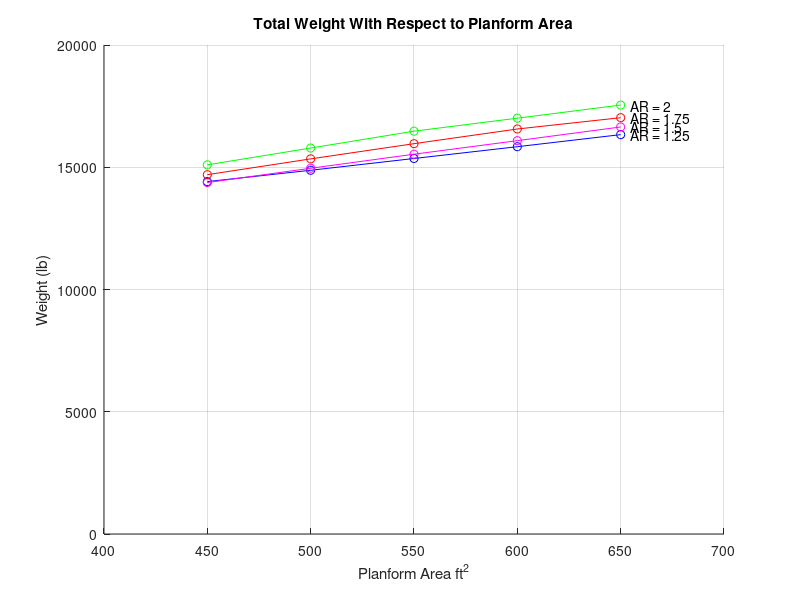
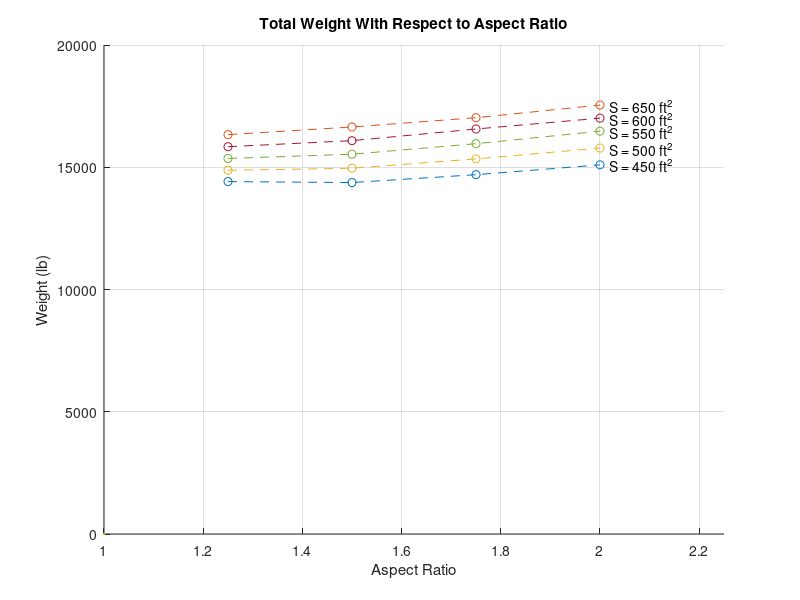
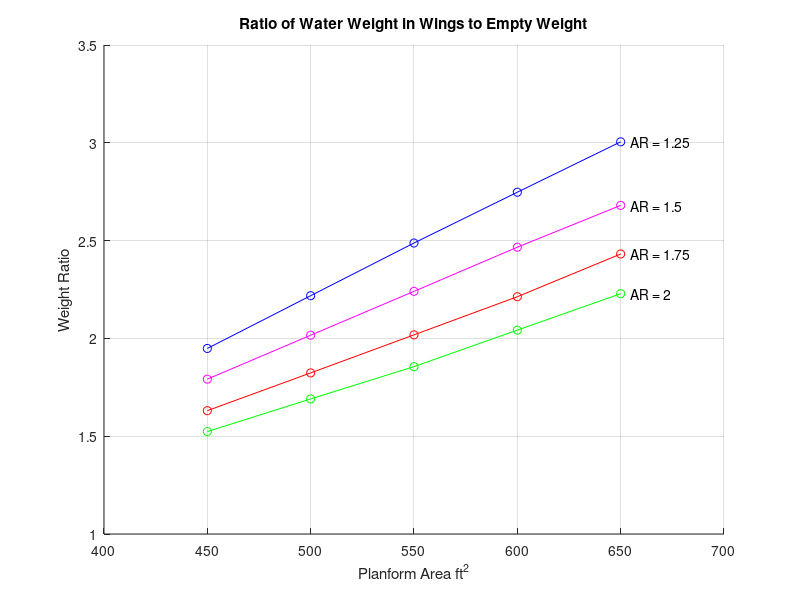
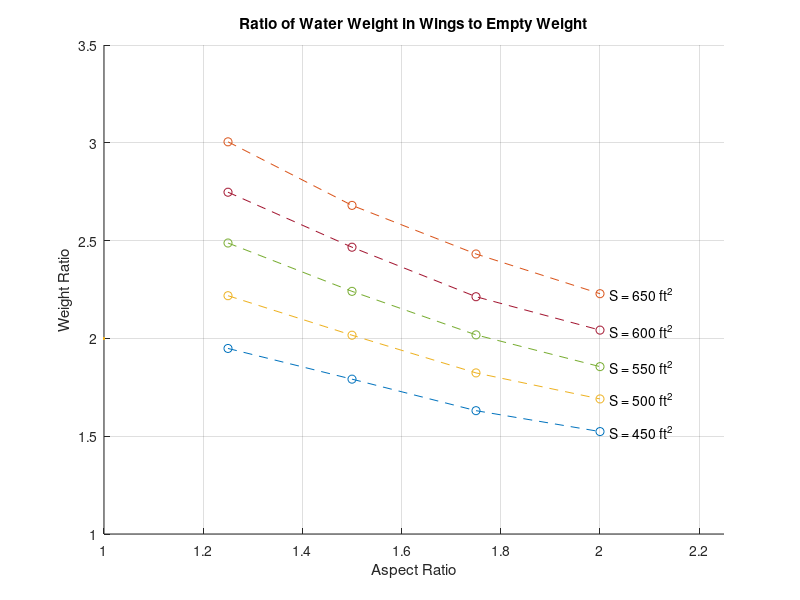

Recreate these plots in MATLAB, in order.
clc;
close all;
clear;


Sref = [450,500,550,600,650];
ARs = [1.25, 1.5, 1.75, 2];
Weights_AR125 = flip([16333.8343,15840.81053,15358.44508,14876.85127,14413.31474]);
Weights_AR15 = flip([16647.07485,16087.62596,15533.48572,14959.08342,14374.2523]);
Weights_AR175 = flip([17026.82507,16564.95273,15964.3207,15342.57425,14696.08594]);
Weights_AR2 = flip([17543.98377,17007.33418,16475.66219,15785.56869,15098.27107]);

Weights_sref650 = [16333.8343,16647.07485,17026.82507,17543.98377];
Weights_sref600 = [15840.81053,16087.62596,16564.95273,17007.33418];
Weights_sref550 = [15358.44508,15533.48572,15964.3207,16475.66219];
Weights_sref500 = [14876.85127,14959.08342,15342.57425,15785.56869];
Weights_sref450 = [14413.31474,14374.2523,14696.08594,15098.27107];

WeightFuel_650 = flip([3829.606826,3589.769925,3478.978438,3468.83472]);
WeightFuel_600 = flip([3735.91382,3471.794529,3396.860495,3361.287255]);
WeightFuel_550 = flip([3656.216125,3363.029813,3273.739752,3262.645109]);
WeightFuel_500 = flip([3588.344521,3254.937416,3150.730659,3119.204457]);
WeightFuel_450 = flip([3543.950495,3153.279299,3027.916456,2984.991954]);


Weights = flip([Weights_sref650;Weights_sref600;Weights_sref550;Weights_sref500;Weights_sref450]);
WeightsFuel = flip([WeightFuel_650;WeightFuel_600;WeightFuel_550;WeightFuel_500;WeightFuel_450]);
EmptyWeights = Weights-WeightsFuel;

WingLoadingAR125 = [25.24434927,26.51962754,28.05508331,29.89461279,32.18704114];
WingLoadingAR15 = [25.73022905,26.9315245,28.37666255,30.05515839,32.07925658];
WingLoadingAR175 = [26.15384615,27.72411911,29.16347501,30.83666286,32.80971131];
WingLoadingAR2 = [26.86106928,28.33333333,30.10507874,31.70341221,33.69537689];

figure(); hold on; grid on;
plot(Sref,Weights_AR125,'b-o',LineWidth=2);
plot(Sref,Weights_AR15,'m-o',LineWidth=2);
plot(Sref,Weights_AR175,'r-o',LineWidth=2);
plot(Sref,Weights_AR2,'g-o',LineWidth=2);
text(Sref(end)+5,Weights_AR125(end),'AR = 1.25');
text(Sref(end)+5,Weights_AR15(end),'AR = 1.5');
text(Sref(end)+5,Weights_AR175(end),'AR = 1.75');
text(Sref(end)+5,Weights_AR2(end),'AR = 2');
xlim([400,700]);
title('Total Weight With Respect to Planform Area');
ylabel('Weight (lb)');
xlabel('Planform Area ft^2');

figure(); hold on; grid on;
plot(ARs,Weights_sref450,'--o',LineWidth=2);
plot(ARs,Weights_sref500,'--o',LineWidth=2);
plot(ARs,Weights_sref550,'--o',LineWidth=2);
plot(ARs,Weights_sref600,'--o',LineWidth=2);
plot(ARs,Weights_sref650,'--o',LineWidth=2);
text(ARs(end)+0.02,Weights_sref450(end),'S = 450 ft^2');
text(ARs(end)+0.02,Weights_sref500(end),'S = 500 ft^2');
text(ARs(end)+0.02,Weights_sref550(end),'S = 550 ft^2');
text(ARs(end)+0.02,Weights_sref600(end),'S = 600 ft^2');
text(ARs(end)+0.02,Weights_sref650(end),'S = 650 ft^2');
xlim([1,2.25]);
title('Total Weight With Respect to Aspect Ratio');
ylabel('Weight (lb)');
xlabel('Aspect Ratio');

WingVolumes = zeros(5,4);

t = 0.35;

for i=1:5
   S = 400 + 50*i;
    for j=1:4
        AR = 1 + 0.25*j;
        
        b = sqrt(AR*S);
        Cr = 2*S/((1+t)*b);
        Ct = t*Cr;

        A1 = 0.0388*Cr^2;
        A2 = 0.0388*Ct^2;

        V = b*(A1+A2+sqrt(A1*A2))/3;

        WingVolumes(i,j) = V;


    end

end

FuelDensity = 50; % lb/ft^3

WingFuelWeight = WingVolumes.*FuelDensity;

WingWaterWeight = WingVolumes.*62.4;

WeightRatio = WingWaterWeight./EmptyWeights;

FuelReqRatio = WingFuelWeight./WeightsFuel;


figure(); hold on; grid on;
plot(Sref,WeightRatio(:,1),'b-o',LineWidth=2); 
plot(Sref,WeightRatio(:,2),'m-o',LineWidth=2);
plot(Sref,WeightRatio(:,3),'r-o',LineWidth=2);
plot(Sref,WeightRatio(:,4),'g-o',LineWidth=2);
text(Sref(end)+5,WeightRatio(end,1),'AR = 1.25');
text(Sref(end)+5,WeightRatio(end,2),'AR = 1.5');
text(Sref(end)+5,WeightRatio(end,3),'AR = 1.75');
text(Sref(end)+5,WeightRatio(end,4),'AR = 2');
xlim([400,700]);
ylim([1,3.5]);
title('Ratio of Water Weight in Wings to Empty Weight');
ylabel('Weight Ratio');
xlabel('Planform Area ft^2');

figure(); hold on; grid on;
plot(ARs,WeightRatio(1,:),'--o',LineWidth=2);
plot(ARs,WeightRatio(2,:),'--o',LineWidth=2);
plot(ARs,WeightRatio(3,:),'--o',LineWidth=2);
plot(ARs,WeightRatio(4,:),'--o',LineWidth=2);
plot(ARs,WeightRatio(5,:),'--o',LineWidth=2);
text(AR(end)+0.02,WeightRatio(1,end),'S = 450 ft^2');
text(AR(end)+0.02,WeightRatio(2,end),'S = 500 ft^2');
text(AR(end)+0.02,WeightRatio(3,end),'S = 550 ft^2');
text(AR(end)+0.02,WeightRatio(4,end),'S = 600 ft^2');
text(AR(end)+0.02,WeightRatio(5,end),'S = 650 ft^2');
xlim([1,2.25]);
ylim([1,3.5]);
title('Ratio of Water Weight in Wings to Empty Weight');
ylabel('Weight Ratio');
xlabel('Aspect Ratio');
